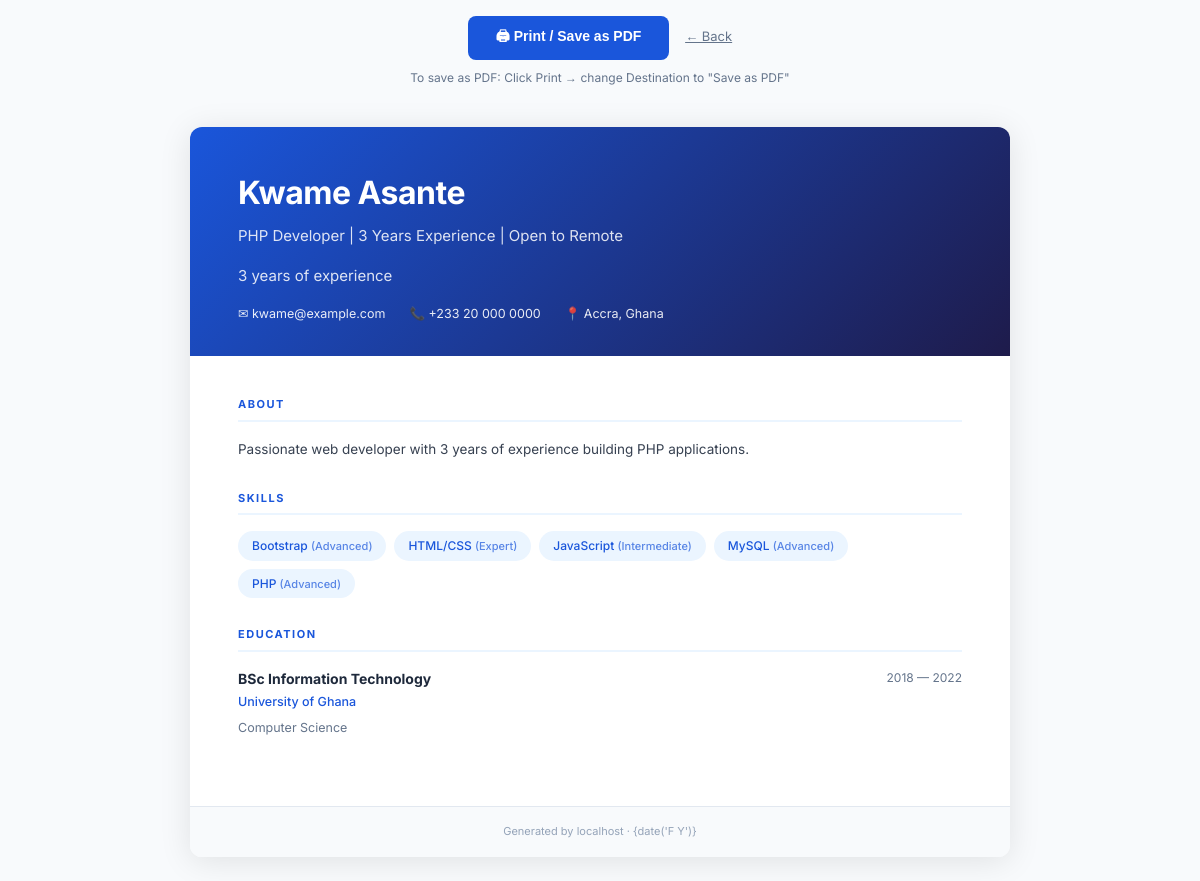
Page /public/seeker/resume/preview (signed in) on the committed database.
### tables this page shows
CREATE TABLE job_seeker_profiles (
    id                  INT UNSIGNED        NOT NULL AUTO_INCREMENT,
    user_id             INT UNSIGNED        NOT NULL,
    headline            VARCHAR(160)        NULL     COMMENT 'e.g. "Full-Stack Developer | 3 Years Experience"',
    bio                 TEXT                NULL,
    phone               VARCHAR(20)         NULL,
    location_city       VARCHAR(80)         NULL,
    location_country    VARCHAR(80)         NULL,
    date_of_birth       DATE                NULL,
    gender              ENUM('male','female','other','prefer_not_to_say') NULL,
    years_experience    TINYINT UNSIGNED    NOT NULL DEFAULT 0,
    expected_salary_min DECIMAL(12,2)       NULL,
    expected_salary_max DECIMAL(12,2)       NULL,
    salary_currency     VARCHAR(5)          NOT NULL DEFAULT 'USD',
    job_type_pref       SET('full_time','part_time','contract','remote','internship') NULL,
    avatar_path         VARCHAR(300)        NULL,
    resume_path         VARCHAR(300)        NULL,
    resume_original_name VARCHAR(200)       NULL,
    linkedin_url        VARCHAR(300)        NULL,
    github_url          VARCHAR(300)        NULL,
    portfolio_url       VARCHAR(300)        NULL,
    is_open_to_work     TINYINT(1)          NOT NULL DEFAULT 1,
    profile_views       INT UNSIGNED        NOT NULL DEFAULT 0,
    created_at          TIMESTAMP           NOT NULL DEFAULT CURRENT_TIMESTAMP,
    updated_at          TIMESTAMP           NOT NULL DEFAULT CURRENT_TIMESTAMP ON UPDATE CURRENT_TIMESTAMP,

    PRIMARY KEY (id),
    UNIQUE KEY uq_jsp_user_id (user_id),
    INDEX idx_jsp_location (location_city, location_country),
    INDEX idx_jsp_open_to_work (is_open_to_work),
    INDEX idx_jsp_experience (years_experience),
    CONSTRAINT fk_jsp_user
        FOREIGN KEY (user_id) REFERENCES users(id) ON DELETE CASCADE
);

CREATE TABLE users (
    id              INT UNSIGNED    NOT NULL AUTO_INCREMENT,
    full_name       VARCHAR(120)    NOT NULL,
    email           VARCHAR(180)    NOT NULL,
    password_hash   VARCHAR(255)    NOT NULL,
    role            ENUM('seeker','employer','admin') NOT NULL DEFAULT 'seeker',
    is_active       TINYINT(1)      NOT NULL DEFAULT 1,
    email_verified  TINYINT(1)      NOT NULL DEFAULT 0,
    verify_token    VARCHAR(64)     NULL,
    last_login_at   TIMESTAMP       NULL,
    created_at      TIMESTAMP       NOT NULL DEFAULT CURRENT_TIMESTAMP,
    updated_at      TIMESTAMP       NOT NULL DEFAULT CURRENT_TIMESTAMP ON UPDATE CURRENT_TIMESTAMP,

    PRIMARY KEY (id),
    UNIQUE KEY uq_users_email (email),
    INDEX idx_users_role (role),
    INDEX idx_users_is_active (is_active)
);

CREATE TABLE seeker_skills (
    id          INT UNSIGNED    NOT NULL AUTO_INCREMENT,
    seeker_id   INT UNSIGNED    NOT NULL,
    skill_name  VARCHAR(80)     NOT NULL,
    proficiency ENUM('beginner','intermediate','advanced','expert') NOT NULL DEFAULT 'intermediate',
    created_at  TIMESTAMP       NOT NULL DEFAULT CURRENT_TIMESTAMP,

    PRIMARY KEY (id),
    UNIQUE KEY uq_ss_seeker_skill (seeker_id, skill_name),
    INDEX idx_ss_skill_name (skill_name),
    CONSTRAINT fk_ss_seeker
        FOREIGN KEY (seeker_id) REFERENCES job_seeker_profiles(id) ON DELETE CASCADE
);

CREATE TABLE seeker_education (
    id              INT UNSIGNED    NOT NULL AUTO_INCREMENT,
    seeker_id       INT UNSIGNED    NOT NULL,
    institution     VARCHAR(160)    NOT NULL,
    degree          VARCHAR(120)    NOT NULL  COMMENT 'e.g. BSc Computer Science',
    field_of_study  VARCHAR(120)    NULL,
    start_year      YEAR            NOT NULL,
    end_year        YEAR            NULL     COMMENT 'NULL if still studying',
    is_current      TINYINT(1)      NOT NULL DEFAULT 0,
    grade           VARCHAR(40)     NULL,
    description     TEXT            NULL,
    created_at      TIMESTAMP       NOT NULL DEFAULT CURRENT_TIMESTAMP,

    PRIMARY KEY (id),
    INDEX idx_se_seeker_id (seeker_id),
    CONSTRAINT fk_se_seeker
        FOREIGN KEY (seeker_id) REFERENCES job_seeker_profiles(id) ON DELETE CASCADE
);

### public/index.php (called while the page is built, shortened)
<?php
spl_autoload_register(function (string $class): void {
    $paths = [
        ROOT_PATH . '/core/'           . $class . '.php',
        ROOT_PATH . '/app/middleware/' . $class . '.php',
    ];
    foreach ($paths as $file) {
        if (file_exists($file)) { require_once $file; return; }
    }
});
require_once ROOT_PATH . '/app/helpers/functions.php';
$router = new Router();
$router->dispatch();

### config/database.php (called while the page is built)
<?php
return [
    'host'     => 'localhost',
    'port'     => '3306',
    'dbname'   => 'job_portal',
    'username' => 'root',
    'password' => '',
];

### core/Database.php (called while the page is built, shortened)
<?php
class Database
{
    private static ?Database $instance = null;
    private PDO $pdo;
    private function __construct()
    {
        $cfg = require ROOT_PATH . '/config/database.php';
        $dsn = "mysql:host={$cfg['host']};port={$cfg['port']};dbname={$cfg['dbname']};charset=utf8mb4";
        $opts = [
            PDO::ATTR_ERRMODE            => PDO::ERRMODE_EXCEPTION,
            PDO::ATTR_DEFAULT_FETCH_MODE => PDO::FETCH_ASSOC,
            PDO::ATTR_EMULATE_PREPARES   => false,
            PDO::MYSQL_ATTR_INIT_COMMAND => "SET NAMES utf8mb4 COLLATE utf8mb4_unicode_ci",
        ];
        try {
            $this->pdo = new PDO($dsn, $cfg['username'], $cfg['password'], $opts);
        } catch (PDOException $e) {
            throw new RuntimeException('DB connection failed: ' . $e->getMessage());
        }
    }
    public static function getInstance(): static
    {
        if (static::$instance === null) static::$instance = new static();
        return static::$instance;
    }
    public function query(string $sql, array $params = []): PDOStatement
    {
        $stmt = $this->pdo->prepare($sql);
        $stmt->execute($params);
        return $stmt;
    }
    public function fetchAll(string $sql, array $params = []): array
    {
        return $this->query($sql, $params)->fetchAll();
    }
    public function fetchOne(string $sql, array $params = []): array|false
    {
        return $this->query($sql, $params)->fetch();
    }
}

### core/Session.php (called while the page is built, shortened)
<?php
class Session
{
    public static function id(): int       { return (int)($_SESSION['user']['id'] ?? 0); }
}

### core/Model.php (called while the page is built, shortened)
<?php
abstract class Model
{
    public function __construct() { $this->db = Database::getInstance(); }
}

### app/models/SeekerProfile.php (called while the page is built, shortened)
<?php
require_once ROOT_PATH . '/core/Model.php';
class SeekerProfile extends Model
{
    public function getByUserId(int $userId): array|false
    {
        return $this->db->fetchOne(
            "SELECT jsp.*, u.full_name, u.email, u.role
               FROM job_seeker_profiles jsp
               JOIN users u ON u.id = jsp.user_id
              WHERE jsp.user_id = ? LIMIT 1",
            [$userId]
        );
    }
    public function getSkills(int $seekerId): array
    {
        return $this->db->fetchAll(
            "SELECT * FROM seeker_skills WHERE seeker_id = ? ORDER BY skill_name ASC",
            [$seekerId]
        );
    }
    public function getExperience(int $seekerId): array
    {
        return $this->db->fetchAll(
            "SELECT * FROM seeker_work_experience
              WHERE seeker_id = ?
              ORDER BY is_current DESC, end_date DESC, start_date DESC",
            [$seekerId]
        );
    }
    public function getEducation(int $seekerId): array
    {
        return $this->db->fetchAll(
            "SELECT * FROM seeker_education
              WHERE seeker_id = ?
              ORDER BY is_current DESC, end_year DESC",
            [$seekerId]
        );
    }
}

### app/helpers/functions.php (called while the page is built, shortened)
<?php
function e(mixed $v): string { return htmlspecialchars((string)$v, ENT_QUOTES|ENT_SUBSTITUTE, 'UTF-8'); }

### app/controllers/ResumePdfController.php (the view, shortened to what this page needs)
<?php
require_once ROOT_PATH . '/app/models/SeekerProfile.php';
class ResumePdfController extends Controller
{
    public function preview(): void
    {
        $profiles = new SeekerProfile();
        $profile  = $profiles->getByUserId(Session::id());
        $skills = $profiles->getSkills($profile['id']);
        $exp    = $profiles->getExperience($profile['id']);
        $edu    = $profiles->getEducation($profile['id']);
        echo $this->buildResumeHtml($profile, $skills, $exp, $edu);
        exit;
    }
    private function buildResumeHtml(
        array $p,
        array $skills,
        array $exp,
        array $edu
    ): string {
        $name     = e($p['full_name']);
        $headline = e($p['headline'] ?? '');
        $email    = e($p['email'] ?? '');
        $phone    = e($p['phone'] ?? '');
        $location = trim(e($p['location_city'] ?? '') . ', ' . e($p['location_country'] ?? ''), ', ');
        $linkedin = e($p['linkedin_url'] ?? '');
        $github   = e($p['github_url'] ?? '');
        $bio      = nl2br(e($p['bio'] ?? ''));
        $years    = $p['years_experience'] ?? 0;
        $skillsHtml = '';
        if (!empty($skills)) {
            $skillsHtml = '<div class="section"><div class="section-title">Skills</div><div class="skills">';
            foreach ($skills as $sk) {
                $skillsHtml .= '<span class="skill-tag">'
                    . e($sk['skill_name'])
                    . ' <em>(' . ucfirst($sk['proficiency']) . ')</em></span>';
            }
            $skillsHtml .= '</div></div>';
        }
        $expHtml = '';
        $eduHtml = '';
        if (!empty($edu)) {
            $eduHtml = '<div class="section"><div class="section-title">Education</div>';
            foreach ($edu as $ed) {
                $end = $ed['is_current'] ? 'Present' : ($ed['end_year'] ?? '');
                $eduHtml .= '
                <div class="item">
                    <div class="item-header">
                        <span class="item-title">' . e($ed['degree']) . '</span>
                        <span class="item-date">' . $ed['start_year'] . ' — ' . $end . '</span>
                    </div>
                    <div class="item-sub">' . e($ed['institution'])
                        . ($ed['grade'] ? ' · Grade: ' . e($ed['grade']) : '') . '</div>'
                    . ($ed['field_of_study'] ? '<p class="item-desc">' . e($ed['field_of_study']) . '</p>' : '')
                    . '</div>';
            }
            $eduHtml .= '</div>';
        }
        $contactHtml = '';
        if ($email)    $contactHtml .= '<span>✉ ' . $email . '</span>';
        if ($phone)    $contactHtml .= '<span>📞 ' . $phone . '</span>';
        if ($location) $contactHtml .= '<span>📍 ' . $location . '</span>';
        return <<<HTML
<!DOCTYPE html>
<html lang="en">
<head>
<title>{$name} — Resume</title>
</head>
<body>
<div class="no-print" style="text-align:center;padding:16px 0;">
  <button onclick="window.print()"
          style="background:#1A56DB;color:#fff;border:none;padding:10px 28px;
                 border-radius:8px;font-size:14px;font-weight:600;cursor:pointer;">
    🖨 Print / Save as PDF
  </button>
  <a href="javascript:history.back()"
     style="margin-left:12px;color:#64748b;font-size:13px;">← Back</a>
  <p style="color:#64748b;font-size:12px;margin-top:8px;">
    To save as PDF: Click Print → change Destination to "Save as PDF"
  </p>
</div>
<div class="page">
  <div class="header">
    <h1>{$name}</h1>
    {$headline ? "<p class='headline'>{$headline}</p>" : ''}
    {$years ? "<p class='headline'>{$years} years of experience</p>" : ''}
    <div class="contact-row">{$contactHtml}</div>
  </div>
  <div class="body">
    {$bio ? "<div class='section'><div class='section-title'>About</div><div class='summary'>{$bio}</div></div>" : ''}
    {$skillsHtml}
    {$expHtml}
    {$eduHtml}
  </div>
  <div class="resume-footer">
    Generated by {$_SERVER['HTTP_HOST']} · {date('F Y')}
  </div>
</div>
</body>
</html>
HTML;
    }
}

### core/Router.php (shortened to what this page needs)
<?php
class Router
{
    private array $routes = [];
    private array $groupMiddleware = [];
    private string $groupPrefix = '';
    public function group(array $opts, callable $cb): void
    {
        $prevPrefix = $this->groupPrefix;
        $prevMw     = $this->groupMiddleware;
        $this->groupPrefix     .= ($opts['prefix'] ?? '');
        $this->groupMiddleware  = array_merge($this->groupMiddleware, $opts['middleware'] ?? []);
        $this->groupPrefix     = $prevPrefix;
        $this->groupMiddleware = $prevMw;
    }
    private function add(string $method, string $path, string $handler, array $mw): void
    {
        $full = $this->groupPrefix . $path;
        $this->routes[] = [
            'method'  => $method,
            'pattern' => '#^' . preg_replace('/\{([a-zA-Z_]+)\}/', '(?P<$1>[^/]+)', $full) . '$#',
            'handler' => $handler,
            'mw'      => array_merge($this->groupMiddleware, $mw),
        ];
    }
    public function dispatch(): void
    {
        $method = $_SERVER['REQUEST_METHOD'];
        $uri    = $this->uri();
        foreach ($this->routes as $route) {
            if ($route['method'] !== $method) continue;
            if (!preg_match($route['pattern'], $uri, $matches)) continue;
            $params = array_filter($matches, 'is_string', ARRAY_FILTER_USE_KEY);
            $this->call($route['handler'], $params);
            return;
        }
    }
    private function uri(): string
    {
        $uri  = parse_url($_SERVER['REQUEST_URI'], PHP_URL_PATH);
        $base = rtrim(dirname($_SERVER['SCRIPT_NAME']), '/');
        if ($base && str_starts_with($uri, $base)) $uri = substr($uri, strlen($base));
        return '/' . ltrim($uri ?: '/', '/');
    }
    private function call(string $handler, array $params): void
    {
        [$class, $method] = explode('@', $handler, 2);
        $ctrl = new $class();
        $ctrl->$method($params);
    }
}

### app/controllers/ResumePdfController.php (style rules this page uses)
* { box-sizing: border-box; margin: 0; padding: 0; }
body { font-family: 'Inter', 'Segoe UI', sans-serif; font-size: 13.5px; color: #1e293b; background: #f8fafc; line-height: 1.6; }
.page { max-width: 820px; margin: 24px auto; background: #fff; border-radius: 12px; overflow: hidden; box-shadow: 0 4px 32px rgba(0,0,0,.1); }
.header { background: linear-gradient(135deg, #1A56DB, #1e1b4b); color: #fff; padding: 40px 48px 32px; }
.header h1 { font-size: 2rem; font-weight: 700; letter-spacing: -.5px; margin-bottom: 6px; }
.header .headline { font-size: 15px; opacity: .85; margin-bottom: 16px; }
.contact-row { display: flex; flex-wrap: wrap; gap: 12px 24px; font-size: 12.5px; opacity: .9; }
.body { padding: 40px 48px; }
.summary { color: #374151; margin-bottom: 28px; line-height: 1.75; }
.section { margin-bottom: 28px; }
.section-title { font-size: 11px; font-weight: 700; letter-spacing: 1.5px; text-transform: uppercase; color: #1A56DB; border-bottom: 2px solid #EBF5FF; padding-bottom: 6px; margin-bottom: 16px; }
.skills { display: flex; flex-wrap: wrap; gap: 8px; }
.skill-tag { background: #EBF5FF; color: #1A56DB; border-radius: 50px; padding: 5px 14px; font-size: 12px; font-weight: 500; }
.skill-tag em { opacity: .7; font-style: normal; font-size: 11px; }
.item { margin-bottom: 18px; }
.item:last-child { margin-bottom: 0; }
.item-header { display: flex; justify-content: space-between; align-items: flex-start; gap: 12px; }
.item-title { font-weight: 700; font-size: 14px; }
.item-date { font-size: 12px; color: #64748b; white-space: nowrap; }
.item-sub { color: #1A56DB; font-size: 12.5px; font-weight: 500; margin-top: 2px; }
.item-desc { color: #64748b; font-size: 12.5px; margin-top: 6px; }
.resume-footer { text-align: center; padding: 16px; background: #f8fafc; border-top: 1px solid #e2e8f0; font-size: 11px; color: #94a3b8; }

### rows in the picture
job_seeker_profiles: user.full_name "Kwame Asante", headline "PHP Developer | 3 Years Experience | Open to Remote", years_experience "3 years of experience", user.email "kwame@example.com", phone "+233 20 000 0000", location "Accra, Ghana", bio "ABOUT Passionate web developer with 3 years of experience building PHP applications."
seeker_skills: skill_name "Bootstrap", proficiency "Advanced"
seeker_skills: skill_name "HTML/CSS", proficiency "Expert"
seeker_skills: skill_name "JavaScript", proficiency "Intermediate"
seeker_skills: skill_name "MySQL", proficiency "Advanced"
seeker_skills: skill_name "PHP", proficiency "Advanced"
seeker_education: degree "BSc Information Technology", start_year "2018", end_year "2022", institution "University of Ghana", field_of_study "Computer Science"
